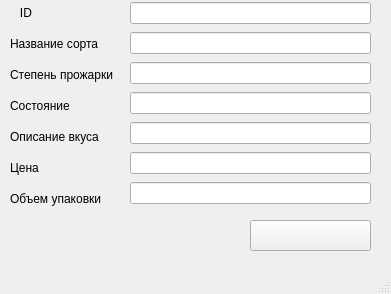
<?xml version="1.0" encoding="UTF-8"?>
<ui version="4.0">
 <class>MainWindow</class>
 <widget class="QMainWindow" name="MainWindow">
  <property name="geometry">
   <rect>
    <x>0</x>
    <y>0</y>
    <width>391</width>
    <height>294</height>
   </rect>
  </property>
  <property name="windowTitle">
   <string>MainWindow</string>
  </property>
  <widget class="QWidget" name="centralwidget">
   <widget class="QWidget" name="verticalLayoutWidget">
    <property name="geometry">
     <rect>
      <x>10</x>
      <y>0</y>
      <width>111</width>
      <height>211</height>
     </rect>
    </property>
    <layout class="QVBoxLayout" name="verticalLayout">
     <item>
      <widget class="QLabel" name="label">
       <property name="text">
        <string>   ID</string>
       </property>
      </widget>
     </item>
     <item>
      <widget class="QLabel" name="label_2">
       <property name="text">
        <string>Название сорта</string>
       </property>
      </widget>
     </item>
     <item>
      <widget class="QLabel" name="label_3">
       <property name="text">
        <string>Степень прожарки</string>
       </property>
      </widget>
     </item>
     <item>
      <widget class="QLabel" name="label_4">
       <property name="text">
        <string>Состояние</string>
       </property>
      </widget>
     </item>
     <item>
      <widget class="QLabel" name="label_5">
       <property name="text">
        <string>Описание вкуса</string>
       </property>
      </widget>
     </item>
     <item>
      <widget class="QLabel" name="label_6">
       <property name="text">
        <string>Цена</string>
       </property>
      </widget>
     </item>
     <item>
      <widget class="QLabel" name="label_7">
       <property name="text">
        <string>Объем упаковки</string>
       </property>
      </widget>
     </item>
    </layout>
   </widget>
   <widget class="QWidget" name="verticalLayoutWidget_2">
    <property name="geometry">
     <rect>
      <x>130</x>
      <y>0</y>
      <width>241</width>
      <height>211</height>
     </rect>
    </property>
    <layout class="QVBoxLayout" name="verticalLayout_2">
     <item>
      <widget class="QLineEdit" name="lineEdit"/>
     </item>
     <item>
      <widget class="QLineEdit" name="lineEdit_2"/>
     </item>
     <item>
      <widget class="QLineEdit" name="lineEdit_3"/>
     </item>
     <item>
      <widget class="QLineEdit" name="lineEdit_4"/>
     </item>
     <item>
      <widget class="QLineEdit" name="lineEdit_5"/>
     </item>
     <item>
      <widget class="QLineEdit" name="lineEdit_6"/>
     </item>
     <item>
      <widget class="QLineEdit" name="lineEdit_7"/>
     </item>
    </layout>
   </widget>
   <widget class="QPushButton" name="pushButton">
    <property name="geometry">
     <rect>
      <x>250</x>
      <y>220</y>
      <width>121</width>
      <height>31</height>
     </rect>
    </property>
    <property name="text">
     <string/>
    </property>
   </widget>
   <widget class="QLabel" name="label_8">
    <property name="geometry">
     <rect>
      <x>10</x>
      <y>220</y>
      <width>221</width>
      <height>26</height>
     </rect>
    </property>
    <property name="text">
     <string/>
    </property>
   </widget>
  </widget>
  <widget class="QMenuBar" name="menubar">
   <property name="geometry">
    <rect>
     <x>0</x>
     <y>0</y>
     <width>391</width>
     <height>21</height>
    </rect>
   </property>
  </widget>
  <widget class="QStatusBar" name="statusbar"/>
 </widget>
 <resources/>
 <connections/>
</ui>
